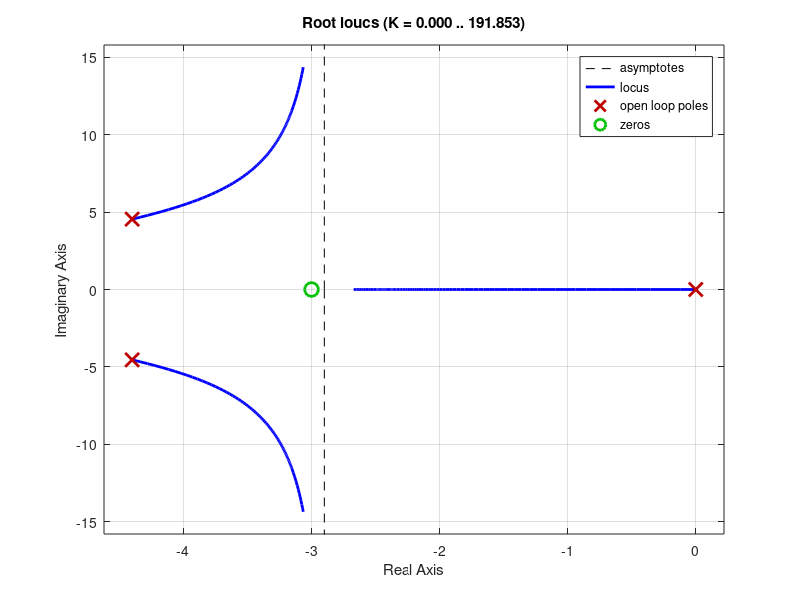

This figure's MATLAB source: (Note: this script raises an error after producing the figure.)
%% Mass Spring Damper - Control Design

clear all
close all
 
m = 1;
b = 8.8;
k = 40;
s = tf('s');

G = 1/(m*s^2+b*s+k);

% Plot the root locus of G:

rlocus(G);

% The closed loop system will be stable for any C(s)=K. However, the system will have non-zero steady state error to step inputs, i.e.,
% $$\frac{1}{1+L(0)} = \frac{1}{1+K/40}$$
% The larger K, the smaller the steady state error. To see this, let's compare

K = 1;
step(minreal(K*G/(1+K*G)));

% and

K = 10;
step(minreal(K*G/(1+K*G)));

% In order to have zero steady state error, we will need to add an integrator term. Let's try with a PI controller.
% The PI controller is given by
% $$C(s)= k_p+\frac{k_i}{s} = k_p \frac{s+a}{s}$$
% with
% $$a = k_i/k_p$$
% For example, let

kp = 1; ki = 3;
C = kp + ki/s;
rlocus(C*G);

% With a gain of 32 we should be able to bring the slowest pole at around -1

K = 100;
C = K*C;
pzplot(minreal(C*G/(1+C*G)));

% Let's verify that the steady state error to step inputs is zero

step(minreal(C*G/(1+C*G)));
[numC denC] = tfdata(C, 'v');
